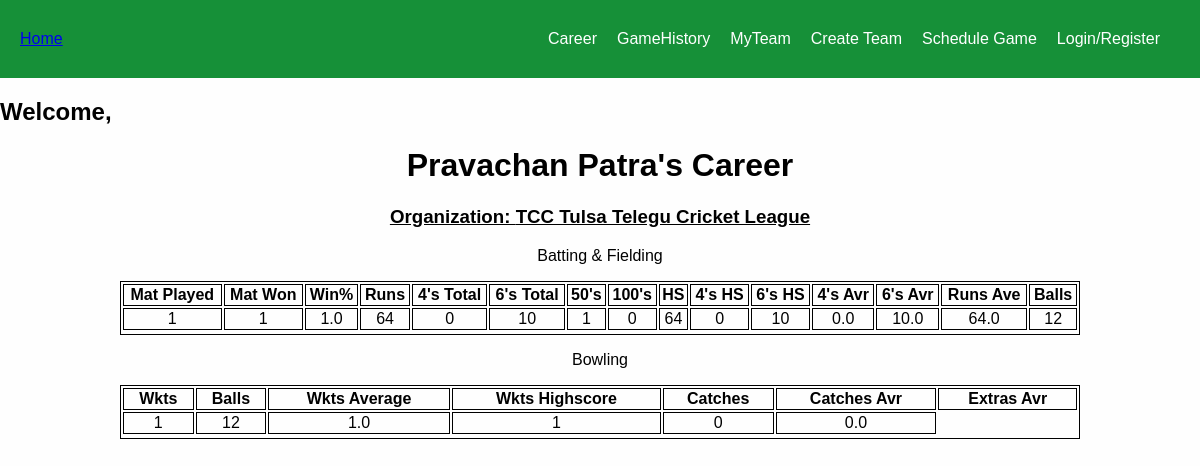
Page /player-career/1 on the committed database.
### base/models.py (models this page shows, shortened)
class Player(AbstractUser):
    first_name = models.CharField(max_length=200, null=True)
    last_name = models.CharField(max_length=200, null=True)
    email = models.EmailField(unique=True, null=True)
    team = models.ForeignKey(Team,on_delete=models.SET_NULL,null=True) # long-term-team
    organization = models.ForeignKey(Organization,on_delete=models.SET_NULL,null=True, blank=True)
    runs = models.IntegerField(default=0,null=True,blank=True)
    wickets = models.IntegerField(default=0,null=True,blank=True)
    catches = models.IntegerField(default=0,null=True,blank=True)
    sixes = models.IntegerField(default=0,null=True,blank=True)
    fours = models.IntegerField(default=0,null=True,blank=True)
    extras = models.IntegerField(default=0,null=True,blank=True)
    games_played = models.IntegerField(default=0,null=True,blank=True)
    games_won = models.IntegerField(default=0,null=True,blank=True)
    win_percentage = models.FloatField(default=0,null=True,blank=True)
    fifties = models.IntegerField(default=0,null=True,blank=True)
    centuries = models.IntegerField(default=0,null=True,blank=True)
    sr = models.FloatField(default=0,null=True,blank=True)
    runs_hs = models.IntegerField(default=0,null=True,blank=True)
    wickets_hs = models.IntegerField(default=0,null=True,blank=True)
    fours_hs = models.IntegerField(default=0,null=True,blank=True)
    sixes_hs = models.IntegerField(default=0,null=True,blank=True)
    runs_average = models.FloatField(default=0,null=True,blank=True)
    wickets_average = models.FloatField(default=0,null=True,blank=True)
    fours_average = models.FloatField(default=0,null=True,blank=True)
    sixes_average = models.FloatField(default=0,null=True,blank=True)
    catches_average = models.FloatField(default=0,null=True,blank=True)
    extras_average = models.FloatField(default=0,null=True,blank=True)
    balls_bowled = models.IntegerField(default=0,null=True,blank=True)
    balls_played = models.IntegerField(default=0,null=True,blank=True)
    game_invites = models.ManyToManyField("GameInvite", related_name="game_invites", blank=True)
    team_invites = models.ManyToManyField("TeamInvite", related_name="team_invites", blank=True)
    org_invites = models.ManyToManyField("OrganizationInvite", related_name="org_invites", blank=True)
    games = models.ManyToManyField("Game", related_name="games", blank=True)
    USERNAME_FIELD = "email"
    REQUIRED_FIELDS = ["username"]

class Organization(models.Model): # Club
    name = models.CharField(max_length=200,null=True)
    description = models.CharField(max_length=200,null=True)
    members = models.ManyToManyField("Player", related_name="members", blank=True)
    date_established = models.DateTimeField(default=datetime.now, blank=True)
    location = models.CharField(max_length=200,null=True)
    games = models.ManyToManyField("Game", related_name="org_games", blank=True)

### base/views.py (the view)
# urls.py: path("player-career/<str:pk>", views.player_career, name="player-career"),
def player_career(request, pk):
    player = Player.objects.get(id=pk)
    if player.games_won == 0 or player.games_played == 0:
        win_percentage = 0
    else:
        win_percentage = round(player.games_won/player.games_played *100)
    context = {"pk":pk, "user":player, "win_percentage":win_percentage}
    return render(request, "base/career.html", context)

### base/templates/base/career.html (shortened to what this page needs)
{% extends 'main.html' %}
{% block content %}
<!DOCTYPE html>
<html>
<head>
</head>
<body>
<h1 class="center">{{user.first_name}} {{user.last_name}}'s Career</h1>
{% if user.organization %}
  <h3 class="center"><a href="{% url 'view-organization' user.organization.id %}" class="org-link">Organization: {{user.organization.name}}</a></h3>
{% endif %}
<div class="center">
    <p>Batting & Fielding</p>
</div>
<table class="center">
  <tr>
    <th>Mat Played</th>
    <th>Mat Won</th>
    <th>Win%</th>
    <th>Runs</th>
    <th>4's Total</th>
    <th>6's Total</th>
    <th>50's</th>
    <th>100's</th>
    <th>HS</th>
    <th>4's HS</th>
    <th>6's HS</th>
    <th>4's Avr</th>
    <th>6's Avr</th>
    <th>Runs Ave</th>
    <th>Balls</th>
  </tr>
  <tr>
    <td>{{user.games_played}}</td>
    <td>{{user.games_won}}</td>
    <td>{{user.win_percentage}}</td>
    <td>{{user.runs}}</td>
    <td>{{user.fours}}</td>
    <td>{{user.sixes}}</td>
    <td>{{user.fifties}}</td>
    <td>{{user.centuries}}</td>
    <td>{{user.runs_hs}}</td>
    <td>{{user.fours_hs}}</td>
    <td>{{user.sixes_hs}}</td>
    <td>{{user.fours_average}}</td>
    <td>{{user.sixes_average}}</td>
    <td>{{user.runs_average}}</td>
    <td>{{user.balls_played}}</td>
  </tr>
</table>
<div class="center">
    <p>Bowling</p>
</div>
<table class="center">
    <tr>
      <th>Wkts</th>
      <th>Balls</th>
      <th>Wkts Average</th>
      <th>Wkts Highscore</th>
      <th>Catches</th>
      <th>Catches Avr</th>
      <th>Extras Avr</th>
    </tr>
    <tr>
      <td>{{user.wickets}}</td>
      <td>{{user.balls_bowled}}</td>
      <td>{{user.wickets_average}}</td>
      <td>{{user.wickets_hs}}</td>
      <td>{{user.catches}}</td>
      <td>{{user.extras_average}}</td>
    </tr>
</table>
</body>
</html>
{% endblock %}

### templates/main.html (style rules this page uses)
body { margin: 0; font-family: Arial, Helvetica, sans-serif; background-color: rgb(254, 254, 254); color: rgb(1, 1, 1); }

### templates/navbar.html (style rules this page uses)
body, ul { margin: 0; padding: 0; }

### base/templates/base/career.html (style rules this page uses)
.center { text-align: center; color: black; }
table, th, td { border: 1px solid; }
table { width: 80%; empty-cells: show; }
table.center { margin-left: auto; margin-right: auto; }
.org-link { color: black; }

### rows in the picture
Player: first_name "Pravachan", last_name "Patra", organization.name "TCC Tulsa Telegu Cricket League", games_played "1", games_won "1", win_percentage "1.0", runs "64", fours "0", sixes "10", fifties "1", centuries "0", runs_hs "64", fours_hs "0", sixes_hs "10", fours_average "0.0", sixes_average "10.0", runs_average "64.0", balls_played "12", wickets "1", balls_bowled "12", wickets_average "1.0", wickets_hs "1", catches "0", extras_average "0.0"
